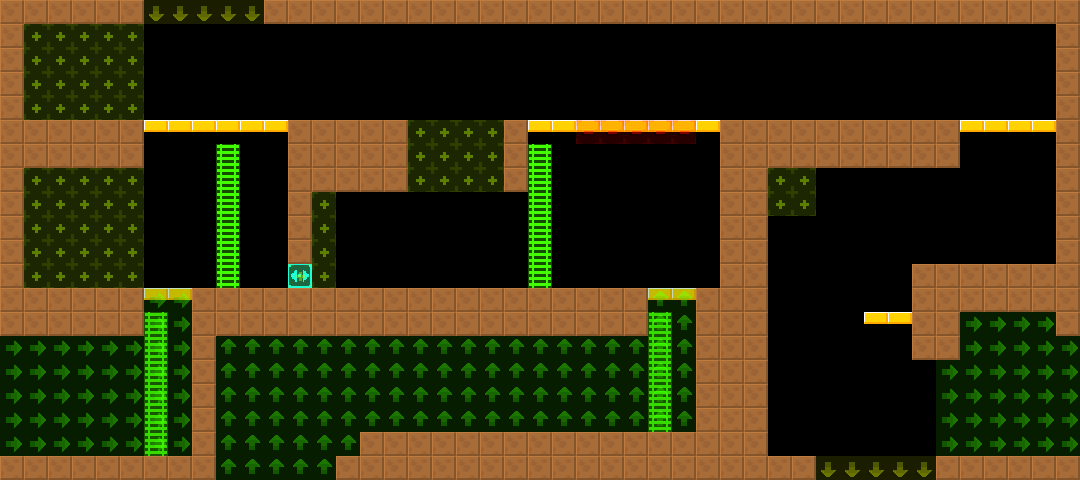

Below is a game level as drawn by its tile map, then a one-line description and the .tmx that defines it (tile-layer data replaced by summaries):
An orthogonal 45x20 tile map with 24x24 px tiles, 2 tile layers (col, lnk), 2 tilesets and 5 objects (4x Door, BreakableGround).

<map version="1.4" tiledversion="1.4.0" orientation="orthogonal" renderorder="right-down" width="45" height="20" tilewidth="24" tileheight="24" infinite="0" nextlayerid="4" nextobjectid="8">
 <tileset firstgid="1" source="lnk.tsx" />
 <tileset firstgid="9" source="col.tsx" />
 <layer id="1" name="col" width="45" height="20">
  <data>[900 cells, 314 non-empty, 4 distinct tile ids]</data>
 </layer>
 <layer id="2" name="lnk" width="45" height="20" opacity="0.5">
  <data>[900 cells, 253 non-empty, 5 distinct tile ids]</data>
 </layer>
 <objectgroup id="3" name="markers" opacity="0.5">
  <object id="1" name="Door" type="Door" x="120" y="96" width="24" height="24">
   <properties>
    <property name="xr" value="0" />
    <property name="yr" value="0" />
   </properties>
  </object>
  <object id="2" name="Door" type="Door" x="336" y="96" width="24" height="24">
   <properties>
    <property name="xr" value="0" />
    <property name="yr" value="0" />
   </properties>
  </object>
  <object id="3" name="BreakableGround" type="BreakableGround" x="408" y="120" width="96" height="72">
   <properties>
    <property name="xr" value="0" />
    <property name="yr" value="0" />
   </properties>
  </object>
  <object id="4" name="Door" type="Door" x="120" y="264" width="24" height="24">
   <properties>
    <property name="xr" value="0" />
    <property name="yr" value="0" />
   </properties>
  </object>
  <object id="5" name="Door" type="Door" x="408" y="408" width="24" height="24">
   <properties>
    <property name="xr" value="0" />
    <property name="yr" value="0" />
   </properties>
  </object>
 </objectgroup>
</map>
